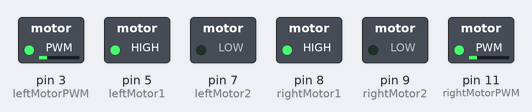
The sketch below on a simulated Arduino Uno, built with avr-gcc and run on an emulated ATmega328P. On the bench: switched loads named in the sketch (green lamp = pin HIGH).

Above: at 0.1 s.
Timing chart, 0 to 1.6 s (numbered marks = the images above):
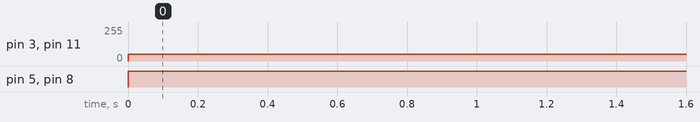

The sketch:

Motor_Test.ino
```cpp
#define rightMotor1   8
#define rightMotor2   9
#define rightMotorPWM 11
#define leftMotor1    5
#define leftMotor2    7
#define leftMotorPWM  3


void setup()
{


pinMode(rightMotor1, OUTPUT);
pinMode(rightMotor2, OUTPUT);
pinMode(leftMotor1, OUTPUT);
pinMode(leftMotor2, OUTPUT);
pinMode(rightMotorPWM, OUTPUT);
pinMode(leftMotorPWM, OUTPUT);
}

void loop()
{


digitalWrite(rightMotor1, HIGH);
digitalWrite(rightMotor2, LOW);
digitalWrite(leftMotor1, HIGH);
digitalWrite(leftMotor2, LOW);


analogWrite(rightMotorPWM, 50);
analogWrite(leftMotorPWM, 50);

}
```

Measured:
- by itself, pin 3 (leftMotorPWM), pin 11 (rightMotorPWM): 0/255 → 50/255 at 0.00 s
- by itself, pin 5 (leftMotor1), pin 8 (rightMotor1): LOW → HIGH at 0.00 s
